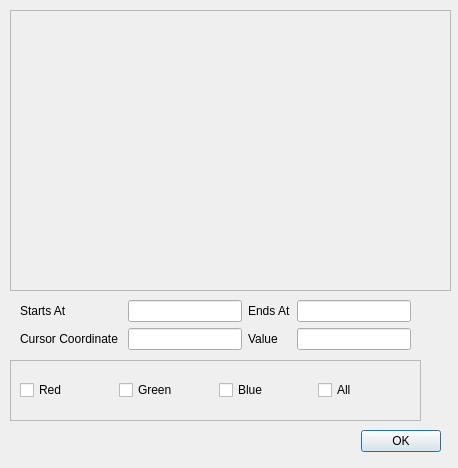
<?xml version="1.0" encoding="UTF-8"?>
<ui version="4.0">
 <class>ProfileWidget</class>
 <widget class="QWidget" name="ProfileWidget">
  <property name="geometry">
   <rect>
    <x>0</x>
    <y>0</y>
    <width>458</width>
    <height>468</height>
   </rect>
  </property>
  <property name="windowTitle">
   <string>Profile</string>
  </property>
  <widget class="QWidget" name="gridLayoutWidget">
   <property name="geometry">
    <rect>
     <x>20</x>
     <y>300</y>
     <width>391</width>
     <height>51</height>
    </rect>
   </property>
   <layout class="QGridLayout" name="gridLayout">
    <item row="0" column="1">
     <widget class="QLineEdit" name="startEdit"/>
    </item>
    <item row="0" column="0">
     <widget class="QLabel" name="coordLabel">
      <property name="text">
       <string>Starts At</string>
      </property>
     </widget>
    </item>
    <item row="0" column="2">
     <widget class="QLabel" name="valueLabel">
      <property name="text">
       <string>Ends At</string>
      </property>
     </widget>
    </item>
    <item row="0" column="3">
     <widget class="QLineEdit" name="endEdit"/>
    </item>
    <item row="1" column="0">
     <widget class="QLabel" name="coordLabel_2">
      <property name="text">
       <string>Cursor Coordinate </string>
      </property>
     </widget>
    </item>
    <item row="1" column="1">
     <widget class="QLineEdit" name="coordEdit"/>
    </item>
    <item row="1" column="3">
     <widget class="QLineEdit" name="valueEdit"/>
    </item>
    <item row="1" column="2">
     <widget class="QLabel" name="valueLabel_2">
      <property name="text">
       <string>Value</string>
      </property>
     </widget>
    </item>
   </layout>
  </widget>
  <widget class="EdtQtPlotView" name="profile">
   <property name="geometry">
    <rect>
     <x>10</x>
     <y>10</y>
     <width>441</width>
     <height>281</height>
    </rect>
   </property>
   <property name="frameShape">
    <enum>QFrame::StyledPanel</enum>
   </property>
   <property name="frameShadow">
    <enum>QFrame::Raised</enum>
   </property>
  </widget>
  <widget class="QFrame" name="colorCheckBoxes">
   <property name="geometry">
    <rect>
     <x>10</x>
     <y>360</y>
     <width>411</width>
     <height>61</height>
    </rect>
   </property>
   <property name="frameShape">
    <enum>QFrame::StyledPanel</enum>
   </property>
   <property name="frameShadow">
    <enum>QFrame::Raised</enum>
   </property>
   <widget class="QWidget" name="gridLayoutWidget_2">
    <property name="geometry">
     <rect>
      <x>10</x>
      <y>10</y>
      <width>391</width>
      <height>41</height>
     </rect>
    </property>
    <layout class="QGridLayout" name="gridLayout_2">
     <item row="0" column="0">
      <widget class="QCheckBox" name="RedEnableCheckBox">
       <property name="text">
        <string>Red</string>
       </property>
      </widget>
     </item>
     <item row="0" column="1">
      <widget class="QCheckBox" name="GreenEnableCheckBox">
       <property name="text">
        <string>Green</string>
       </property>
      </widget>
     </item>
     <item row="0" column="2">
      <widget class="QCheckBox" name="BlueEnableCheckBox">
       <property name="text">
        <string>Blue</string>
       </property>
      </widget>
     </item>
     <item row="0" column="3">
      <widget class="QCheckBox" name="AllEnableCheckBox">
       <property name="text">
        <string>All</string>
       </property>
      </widget>
     </item>
    </layout>
   </widget>
   <zorder>gridLayoutWidget_2</zorder>
   <zorder>gridLayoutWidget</zorder>
  </widget>
  <widget class="QDialogButtonBox" name="buttonBox">
   <property name="geometry">
    <rect>
     <x>360</x>
     <y>430</y>
     <width>81</width>
     <height>23</height>
    </rect>
   </property>
   <property name="standardButtons">
    <set>QDialogButtonBox::Ok</set>
   </property>
  </widget>
 </widget>
 <customwidgets>
  <customwidget>
   <class>EdtQtPlotView</class>
   <extends>QFrame</extends>
   <header>EdtQtPlotView.h</header>
   <container>1</container>
  </customwidget>
 </customwidgets>
 <resources/>
 <connections>
  <connection>
   <sender>buttonBox</sender>
   <signal>accepted()</signal>
   <receiver>ProfileWidget</receiver>
   <slot>close()</slot>
   <hints>
    <hint type="sourcelabel">
     <x>372</x>
     <y>442</y>
    </hint>
    <hint type="destinationlabel">
     <x>292</x>
     <y>438</y>
    </hint>
   </hints>
  </connection>
 </connections>
</ui>
